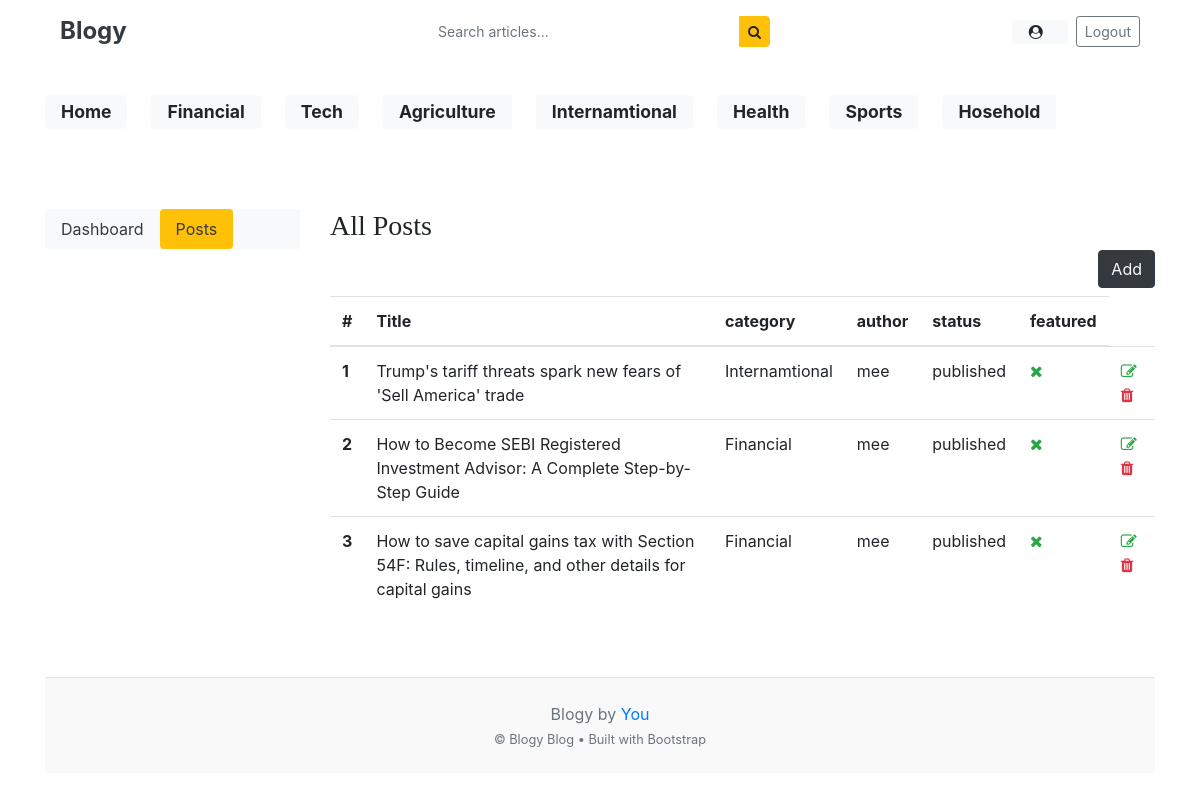
The app's page /category/posts/ (signed in) with its own data.
### blog/models.py (models this page shows, shortened)
class Category(models.Model):
    category_name = models.CharField(max_length=50 , unique=True)
    created_at = models.DateTimeField(auto_now_add=True)
    updated_at = models.DateTimeField(auto_now=True)
    class Meta:
        verbose_name_plural = "categories"
    def __str__(self):
        return self.category_name

class Blog(models.Model):
    Status_choices = [
        ('draft' , 'Draft'),
        ('published' , 'Publised'),
    ]
    title = models.CharField(max_length=100)
    slug = models.SlugField(max_length=150 , unique=True , blank=True)
    category = models.ForeignKey(Category , on_delete=models.CASCADE)
    author = models.ForeignKey(User , on_delete=models.CASCADE)
    featured_image = models.ImageField(upload_to='uploads/%y/%m/%d')
    short_description = models.TextField(max_length=200)
    blog_body = models.TextField(max_length=2000)
    status = models.CharField(choices=Status_choices , default=0)
    is_featured = models.BooleanField(default=False)
    view = models.PositiveBigIntegerField(default=0)
    created_at  = models.DateTimeField(auto_now_add=True)
    updated_at  = models.DateTimeField(auto_now=True)

### blog/views.py (the view)
# urls.py: path('posts/', views.posts , name="posts"),
def posts(request):
    posts = Blog.objects.filter(author=request.user)
    context = {
        'posts':posts
    }
    return render(request , "dashboard/posts.html" , context)

### blog/context_processors.py (called while the page is built)
def geet_categories(request):
    return {"categories": Category.objects.all()}

def get_social(request):
    social = SocialLink.objects.all()
    return dict(social = social)

### templates/dashboard/posts.html
{% extends "base.html" %}
{% block content %}
<div class="row">
{% include "dashboard/side_bar.html" %}
<div class="col-md-9">
    <h3>All Posts</h3>
    <a href="{% url 'add_blog' %}" class="btn btn-dark text-light float-right mb-2 ">Add</a>
     <table class="table table-hover">
  <thead>
    <tr>
      <th>#</th>
      <th>Title</th>
      <th>category</th>
      <th>author</th>
      <th>status</th>
      <th>featured</th>
    </tr>
  </thead>
  <tbody>
    {% for post in posts %}
    <tr>
      <th scope="row"> {{forloop.counter}} </th>
      <td> {{post.title}} </td>
      <td> {{post.category}} </td>
      <td>{{post.author}}</td>
      <td>{{post.status}}</td>
      <td> {% if post.is_featured %}<i class="fa fa-check text-success"></i>{% else %}<i class="fa fa-times text-success"></i>{% endif %} </td>
      <td>
        <a href="{% url 'edit_post' post.id %}" ><i class="fa fa-edit text-success"></i></a>
        <a href="{% url 'delete_post' post.id %}" ><i class="fa fa-trash text-danger"></i></a>
        </td>
    </tr>
    {% endfor %}
  </tbody>
</table>
</div>
</div>
{% endblock %}

### templates/base.html (shortened to what this page needs)
{% load static %}
<!DOCTYPE html>
<html lang="en">
{% load socialaccount %}
<head>
    <link href="https://getbootstrap.com/docs/4.0/dist/css/bootstrap.min.css" rel="stylesheet">
    <link href="{% static 'css/home.css' %}" rel="stylesheet">
    <link rel="stylesheet" href="https://cdnjs.cloudflare.com/ajax/libs/font-awesome/4.7.0/css/font-awesome.min.css">
</head>
<body>
<div class="container">
   <header class="py-3 mb-4 sticky-top bg-white shadow-sm">
  <div class="container">
    <div class="row align-items-center">
      <div class="col-4">
        <a class="h4 font-weight-bold mb-0 text-decoration-none text-dark" href="/">
          Blogy
        </a>
      </div>
      <div class="col-4 d-none d-md-block">
        <form action="{% url 'search' %}" method="GET">
          <div class="input-group input-group-sm shadow-sm rounded">
            <input
              class="form-control border-0 rounded-left"
              type="text"
              name="keyword"
              placeholder="Search articles..."
            />
            <div class="input-group-append">
              <button class="btn btn-warning rounded-right" type="submit">
                <i class="fa fa-search"></i>
              </button>
            </div>
          </div>
        </form>
      </div>
      <div class="col-4 d-flex justify-content-end align-items-center">
        {% if not user.is_authenticated %}
          <a class="btn btn-sm btn-warning d-flex align-items-center shadow-sm px-3 rounded-pill"
             href="{% provider_login_url 'google' %}">
            <i class="fa fa-google mr-2"></i>
            <span class="font-weight-bold">Continue with Google</span>
          </a>
        {% else %}
          <a class="btn btn-sm btn-light d-flex align-items-center rounded-pill px-3 shadow-sm mr-2"
             href="{% url 'dashboard' %}">
            <i class="fa fa-user-circle mr-2"></i>
          </a>
          <a class="btn btn-sm btn-outline-secondary rounded-pill"
             href="/accounts/logout/">
            Logout
          </a>
        {% endif %}
      </div>
    </div>
  </div>
</header>
    <div class="nav-scroller py-2 mb-4">
        <nav class="nav d-flex flex-wrap justify-content-start">
            <a class="badge badge-light shadow-sm px-3 py-2 mr-4 mb-5  font-weight-bold"  style="font-size: 1.1rem;" href="{% url 'home' %}">Home</a>
            {% for cat in categories %}
               <a class="badge badge-light shadow-sm px-3 py-2 mr-4 mb-5 font-weight-bold" style="font-size: 1.1rem;"
   href="{% url 'post_by_category' cat.id %}">
  {{ cat.category_name }}
</a>
            {% endfor %}
        </nav>
    </div>
    <main>
        {% block content %}
        {% endblock %}
    </main>
    <footer class="blog-footer mt-5 py-4 border-top text-center text-muted">
        <p class="mb-1">
             Blogy by <a href="#" class="text-decoration-none">You</a>
        </p>
        <p class="mb-0 small">
            &copy; Blogy Blog • Built with Bootstrap
        </p>
    </footer>
</div>
</body>
</html>

### static/css/home.css (style rules this page uses)
h1, h2, h3, h4, h5, h6 { font-family: "Playfair Display", Georgia, "Times New Roman", serif; }
.blog-footer { padding: 2.5rem 0; color: #727272; text-align: center; background-color: #f9f9f9; border-top: .05rem solid #e5e5e5; }
.blog-footer p:last-child { margin-bottom: 0; }

### records on screen
Category: category_name "Financial"
Category: category_name "Tech"
Category: category_name "Agriculture"
Category: category_name "Internamtional"
Category: category_name "Health"
Category: category_name "Sports"
Category: category_name "Hosehold"
Blog: title "Trump's tariff threats spark new fears of 'Sell America' trade", category "Internamtional", author "mee", status "published", is_featured False (drawn)
Blog: title "How to Become SEBI Registered Investment Advisor: A Complete Step-by-Step Guide", category "Financial", author "mee", status "published", is_featured False (drawn)
Blog: title "How to save capital gains tax with Section 54F: Rules, timeline, and other details for capital gains", category "Financial", author "mee", status "published", is_featured False (drawn)
